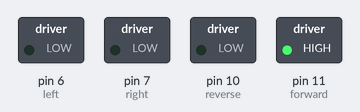
Bench run of a sketch on a simulated Arduino Uno, built with avr-gcc and run on an emulated ATmega328P. On the bench: switched loads named in the sketch (green lamp = pin HIGH).

Above: at 0.5 s.
At 2.5 s:
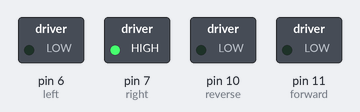
At 4.5 s:
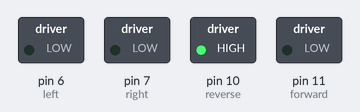
At 6.5 s:
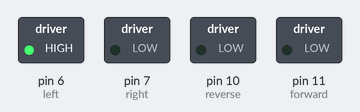
Timing chart, 0 to 10.4 s (numbered marks = the images above):
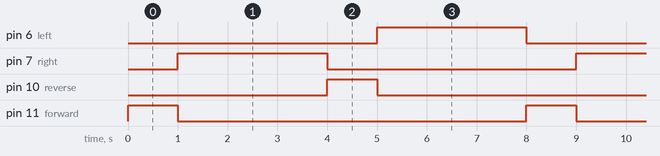

Measured:
- by itself, pin 6 (left), pin 7 (right): alternates HIGH for 3.0 s and LOW for 5.0 s
- by itself, pin 10 (reverse), pin 11 (forward): alternates HIGH for 1.0 s and LOW for 7.0 s
- by itself, everything shown: repeats every 8.0 s, in 4 steps

The sketch:

ArduinoControlledCar.ino
```cpp
// Code taken from the 'Arduino Controlled Toy Car' Instructables & Hacks @ http://www.instructables.com/id/Autonomous-Control-of-RC-Car-Using-Arduino/, http://mods-n-hacks.wonderhowto.com/how-to/new-arduino-start-with-simple-rc-car-controlled-by-your-android-device-0141495/
// The code enables Arduino Microcontroller to act as the remote for the toy car

//The wiring connections are determined by using a multimeter and identifying the forward, reverse, left and right pins on the RX chip of RC car

int forward = 11; // Green wire on RC Car
int reverse = 10; // Blue wire on RC Car
int left = 6; // Yellow wire on RC Car
int right =7; // Black wire on RC Car

// The setup() method runs once, when the sketch starts
void setup()
{
// initialize the digital pins as outputs
     pinMode(forward, OUTPUT);
     pinMode(reverse, OUTPUT);
     pinMode(left, OUTPUT);
     pinMode(right, OUTPUT);
     digitalWrite(reverse,LOW);     // turn revers motor off
     digitalWrite(forward,LOW);     // turn forward motor off
     digitalWrite(left,LOW);        // turn left motor off
     digitalWrite(right,LOW);       // turn right motor off
 }

void go_forward()
{
     digitalWrite(reverse,LOW); // turn revers motor off
     digitalWrite(forward,HIGH); // turn forward motor on
     digitalWrite(left,LOW);
     digitalWrite(right,LOW);
}

void go_reverse()
{
     digitalWrite(forward,LOW); // turn forward motor off
     digitalWrite(reverse,HIGH); // turn reverse motor on
     digitalWrite(left,LOW);
     digitalWrite(right,LOW);
}

void go_left()
{
     digitalWrite(right,LOW); // turn right motor off
     digitalWrite(left,HIGH); // turn left motor on
     digitalWrite(reverse,LOW); // turn revers motor off
     digitalWrite(forward,LOW); // turn forward motor off
}

void go_right()
{
     digitalWrite(left,LOW); // tune left motor off
     digitalWrite(right,HIGH); // turn right motor on
     digitalWrite(reverse,LOW); // turn revers motor off
    digitalWrite(forward,LOW); // turn forward motor off
}

// the loop() method runs over and over again, // as long as the Arduino has power
void loop()
{
     go_forward();
     delay(1000);
     go_right();
     delay(3000);
     go_reverse();
     delay(1000);
     go_left();
     delay(3000);
}
```
